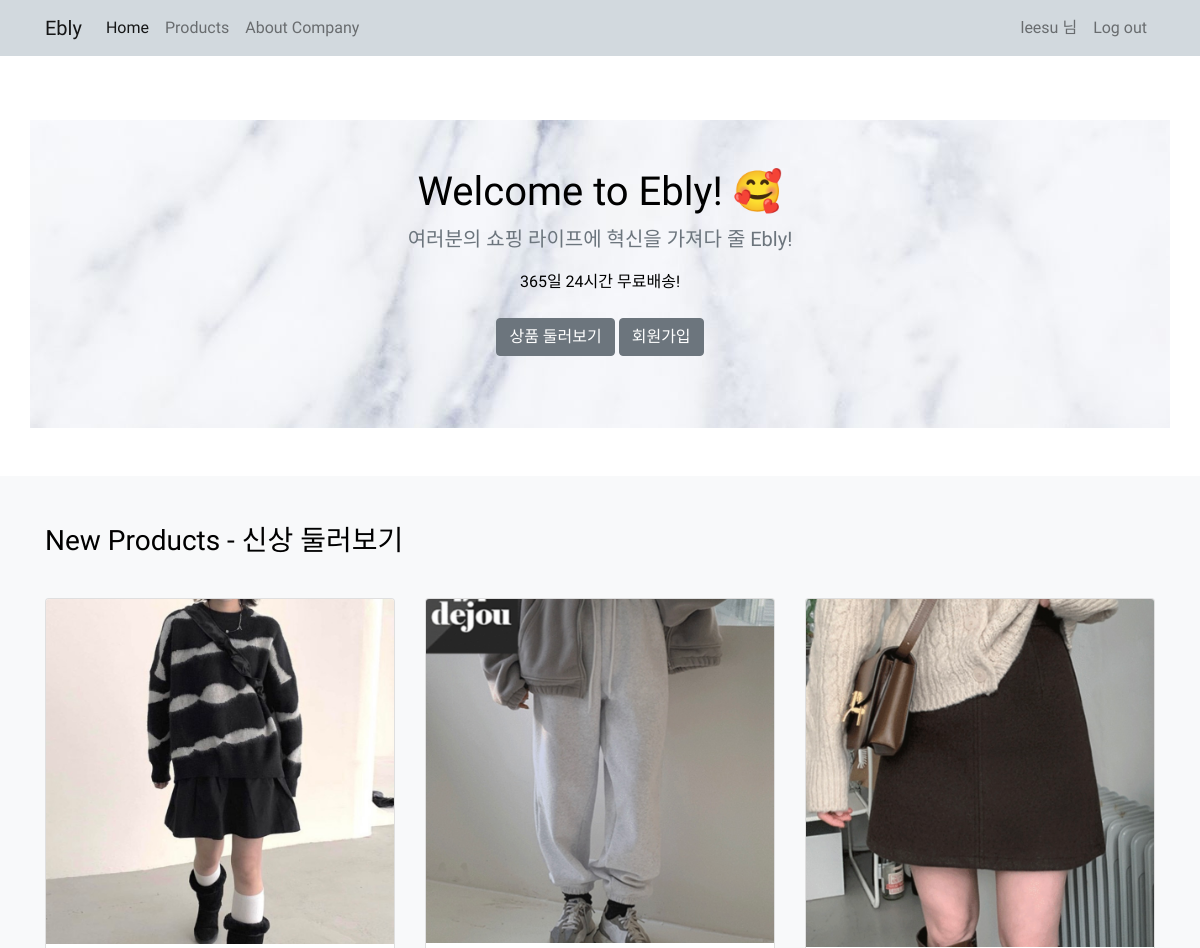
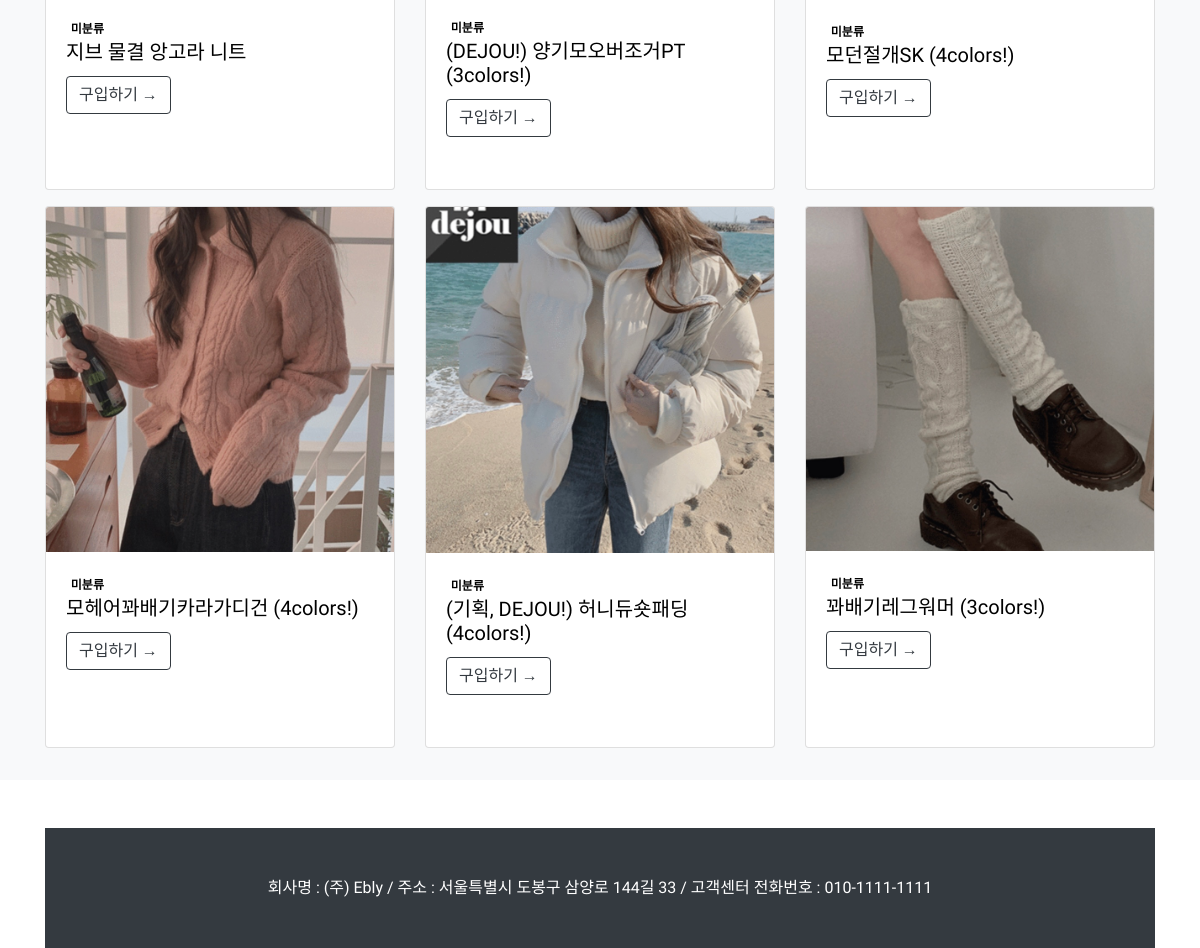
The app's page / (signed in) with its own data (2 pictures, top to bottom).
### shop/models.py (models this page shows)
class Good(models.Model):
    name = models.TextField()
    about = models.TextField()
    price = models.IntegerField()
    inventory = models.IntegerField(blank=False)
    image = models.ImageField(upload_to='shop/images/', blank=False)
    from_url = models.URLField()
    company = models.ForeignKey(Company, null=True, on_delete=models.CASCADE)
    size = models.ManyToManyField(Size)
    color = models.ManyToManyField(Color)
    def __str__(self):
        return f'{self.name}'
    def get_absolute_url(self):
        return f'/shop/{self.pk}/'

### home/views.py (the view)
# urls.py: path('', views.home),
def home(request):
    new_goods = Good.objects.order_by('-pk')[:6]
    return render(request, 'home/index.html', {'new_goods': new_goods})

### home/templates/home/index.html (shortened to what this page needs)
<!DOCTYPE html>
{% load static %}
<html lang="ko">
<head>
    <link href="{% static 'shop/css/font.css' %}" rel="stylesheet" type="text/css" media="screen">
    <link href="{% static 'shop/bootstrap/bootstrap.min.css' %}" rel="stylesheet" type="text/css" media="screen">
    <link href="{% static 'shop/css/footer.css' %}" rel="stylesheet" type="text/css" media="screen">
</head>
<body class="web-font">
    {% include 'home/navbar.html' %}
    <section class="py-5 text-center container">
        <div class="row mt-3 py-lg-5 text-center" style="background-image: URL(/static/home/images/8f12c522b317357e028e336ac76e825b.jpg)">
        <div class="col-lg-6 col-md-8 mx-auto">
            <h1 class="fw-light">Welcome to Ebly! 🥰</h1>
                <p class="lead text-muted">여러분의 쇼핑 라이프에 혁신을 가져다 줄 Ebly!
                    <p>365일 24시간 무료배송!
                <p>
                    <a href="/shop" class="btn btn-secondary my-2">상품 둘러보기</a>
                    <a href="#" class="btn btn-secondary my-2">회원가입</a>
                </p>
        </div>
        </div>
    </section>
  <div class="album py-5 bg-light">
    <div class="container">
      <div>
        <strong>
          <h3>New Products - 신상 둘러보기</h3>
        </strong>
      </div>
      <div class="row row-cols-1 row-cols-sm-2 row-cols-md-3 g-3">
        {% for good in new_goods %}
        <div class="col-sm-4 mt-3">
                <div class="card mb-3 mt-3 h-100">
                    <div>
                        <img class="card-img-top" src="{{ good.image.url }}" alt="{{ good }}" />
                    </div>
                    <div class="card-body">
                        <span class="badge bg-outline-dark float-rigth">미분류</span>
                        <h5 class="card-title">{{ good.name }}</h5>
                        <a class="btn btn-outline-dark" href="{{ good.get_absolute_url }}">구입하기 →</a>
                    </div>
                </div>
            </div>
        {% endfor %}
      </div>
    </div>
  </div>
<div class="container">
    <div class="mt-5">
        {% include 'shop/footer.html' %}
    </div>
</div>
</body>
</html>

### home/templates/home/navbar.html (shortened to what this page needs)
{% load socialaccount %}
<nav class="navbar navbar-expand-lg navbar-light web-font" style="background-color: #D2D9DE;">
    <div class="container">
        <a class="navbar-brand" href="/">Ebly</a>
        <div class="collapse navbar-collapse" id="navbarNavDropdown">
        <ul class="navbar-nav">
            <li class="nav-item active">
              <a class="nav-link" href="/">Home<span class="sr-only">(current)</span></a>
            </li>
            <li class="nav-item">
              <a class="nav-link" href="/shop/">Products</a>
            </li>
            <li class="nav-item">
              <a class="nav-link" href="/about_company/">About Company</a>
            </li>
        </ul>
        <ul class="navbar-nav ml-auto">
            {% if user.is_authenticated %}
            <li class="nav-item">
                <a class="nav-link" href="./mypage.html">{{user.username}} 님</a>
            </li>
            <li class="nav-item">
              <a class="nav-link" href="/accounts/logout/">Log out</a>
            </li>
            {% endif %}
        </ul>
        </div>
        </div>
  </nav>

### records on screen
Good: image (picture), name "지브 물결 앙고라 니트"
Good: image (picture), name "(DEJOU!) 양기모오버조거PT (3colors!)"
Good: image (picture), name "모던절개SK (4colors!)"
Good: image (picture), name "모헤어꽈배기카라가디건 (4colors!)"
Good: image (picture), name "(기획, DEJOU!) 허니듀숏패딩 (4colors!)"
Good: image (picture), name "꽈배기레그워머 (3colors!)"

### other values on screen
{{ user.username }} "leesu"
